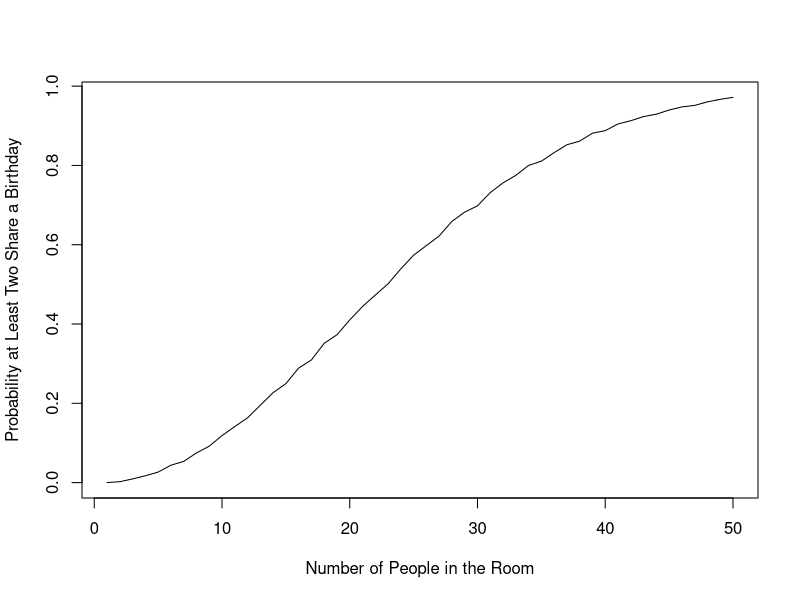

R code for this plot:
# Solves the birthday problem using simulation

number_sims <- 10000 #How many simulations to use as
max_group_size <- 50 #Graphing probability for groups of 1 to this number


genbirthday <- function(n) sample(1:365,n,rep=T)
# Function to generate any number of birthdays, returned as a vector of numbers
# between 1 and 365.

bdayprob <- function(groupsize,nsims)  {
# Function that takes the size of the group and the number of simulations to
# run to calculate the probability of that group having two or more members
# with the same birthday.
  nrepeats <- 0 # Number of samples with repeated birthdays
  for (i in 1:nsims) {
    bdaycounter <- rep(0,365) #fill the vector full of zeroes so the if statement below will work
    for (bday in genbirthday(groupsize)) {
      if (bdaycounter[bday] > 0) {
        nrepeats <- nrepeats + 1
        break
      }
      else {
        bdaycounter[bday] <- 1
      }
    }
  }
  return(nrepeats/nsims) #Divide by nsims to make it the simulated probability
}

bygroupsize <- function(maxsize,nsims) {
# Function that takes as argument the maximum group size you want to go until,
# and calculates the probability of at least two common birthdays for a group
# of one person up until the max, saving each to a vector and returning the
# vector.
  bdayprobs <- vector()
  for (i in 1:maxsize){
    bdayprobs[i] <- bdayprob(i,nsims)
  }
  return(bdayprobs)
}


plot(bygroupsize(max_group_size,number_sims),type="l",xlab="Number of People in the Room",ylab="Probability at Least Two Share a Birthday")
